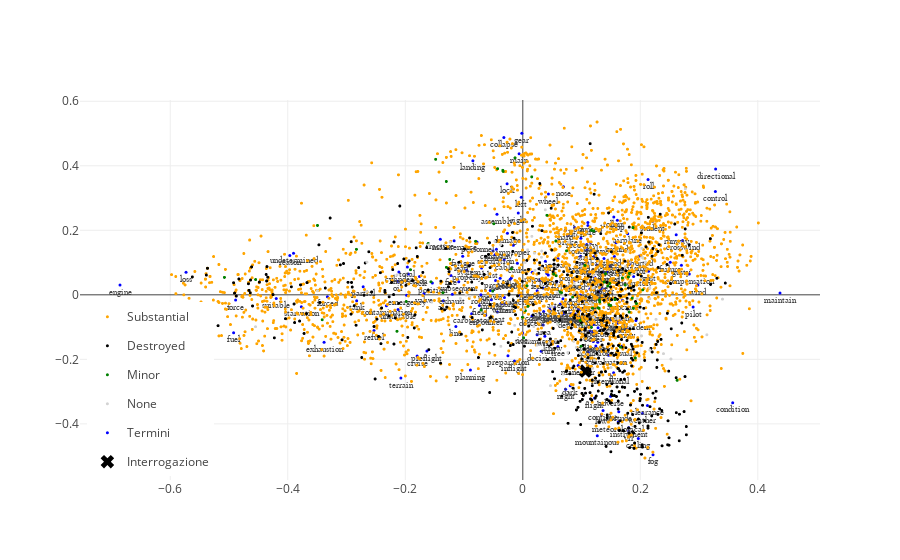

This figure's notebook cell:
### Code cell
query_trace = go.Scatter(
    x = [-1*qlsn[1]],
    y = [qlsn[2]],
    mode = "markers",
    name = "Interrogazione",
    marker = dict(
        size = 12,
        color = "black",
        symbol = "x"
    )
)

plot_lsa2D_termdoc(
    df["damage_class"],
    -1*dlsn[:,1],
    dlsn[:,2],
    -1*tlsn[:,1],
    tlsn[:,2],
    ord_terms
).update_layout(legend=dict(
    yanchor="bottom",
    y=0.01,
    xanchor="left",
    x=0.01
)).add_trace(query_trace).show()
